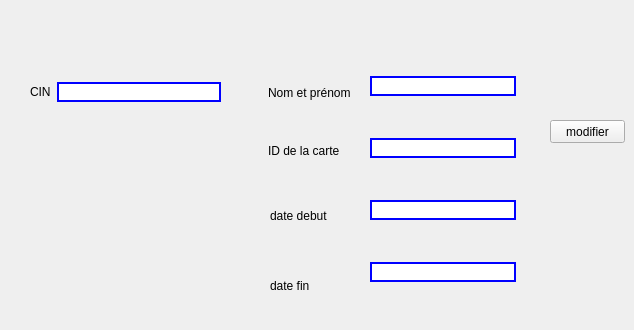
          <widget class="QWidget" name="tab_27">
           <attribute name="title">
            <string>modifier </string>
           </attribute>
           <widget class="QWidget" name="layoutWidget_14">
            <property name="geometry">
             <rect>
              <x>370</x>
              <y>40</y>
              <width>146</width>
              <height>281</height>
             </rect>
            </property>
            <layout class="QVBoxLayout" name="verticalLayout_11">
             <item>
              <widget class="QLineEdit" name="lineEdit_saison_modifier_3">
               <property name="styleSheet">
                <string notr="true">border-width:2px;
border-style:solid;
border-color:blue;</string>
               </property>
              </widget>
             </item>
             <item>
              <widget class="QLineEdit" name="lineEdit_date_debut_modifier_2">
               <property name="styleSheet">
                <string notr="true">border-width:2px;
border-style:solid;
border-color:blue;</string>
               </property>
              </widget>
             </item>
             <item>
              <widget class="QLineEdit" name="lineEdit_date_fin_modifier_2">
               <property name="styleSheet">
                <string notr="true">border-width:2px;
border-style:solid;
border-color:blue;</string>
               </property>
              </widget>
             </item>
             <item>
              <widget class="QLineEdit" name="lineEdit_saison_modifier_4">
               <property name="styleSheet">
                <string notr="true">border-width:2px;
border-style:solid;
border-color:blue;</string>
               </property>
              </widget>
             </item>
            </layout>
           </widget>
           <widget class="QWidget" name="layoutWidget_15">
            <property name="geometry">
             <rect>
              <x>110</x>
              <y>80</y>
              <width>81</width>
              <height>211</height>
             </rect>
            </property>
            <layout class="QVBoxLayout" name="verticalLayout_12"/>
           </widget>
           <widget class="QLabel" name="label_38">
            <property name="geometry">
             <rect>
              <x>268</x>
              <y>60</y>
              <width>101</width>
              <height>65</height>
             </rect>
            </property>
            <property name="text">
             <string>Nom et prénom</string>
            </property>
           </widget>
           <widget class="QLabel" name="label_53">
            <property name="geometry">
             <rect>
              <x>268</x>
              <y>100</y>
              <width>91</width>
              <height>101</height>
             </rect>
            </property>
            <property name="text">
             <string>ID de la carte</string>
            </property>
           </widget>
           <widget class="QLabel" name="label_54">
            <property name="geometry">
             <rect>
              <x>270</x>
              <y>180</y>
              <width>81</width>
              <height>71</height>
             </rect>
            </property>
            <property name="text">
             <string>date debut</string>
            </property>
           </widget>
           <widget class="QPushButton" name="pb_modifier_eve_2">
            <property name="geometry">
             <rect>
              <x>550</x>
              <y>120</y>
              <width>75</width>
              <height>23</height>
             </rect>
            </property>
            <property name="styleSheet">
             <string notr="true">QPushButton:hover{
        background-color: rgb(0, 255, 255);
color:#fff;
background:#6a1616;
border: none;
text-align: middle;
}

</string>
            </property>
            <property name="text">
             <string>modifier</string>
            </property>
           </widget>
           <widget class="QWidget" name="layoutWidget_16">
            <property name="geometry">
             <rect>
              <x>30</x>
              <y>60</y>
              <width>191</width>
              <height>64</height>
             </rect>
            </property>
            <layout class="QHBoxLayout" name="horizontalLayout_2">
             <item>
              <widget class="QLabel" name="label_59">
               <property name="text">
                <string>CIN</string>
               </property>
              </widget>
             </item>
             <item>
              <widget class="QLineEdit" name="lineEdit_type_modifier_2">
               <property name="styleSheet">
                <string notr="true">border-width:2px;
border-style:solid;
border-color:blue;</string>
               </property>
              </widget>
             </item>
            </layout>
           </widget>
           <widget class="QLabel" name="label_60">
            <property name="geometry">
             <rect>
              <x>270</x>
              <y>250</y>
              <width>81</width>
              <height>71</height>
             </rect>
            </property>
            <property name="text">
             <string>date fin</string>
            </property>
           </widget>
          </widget>
